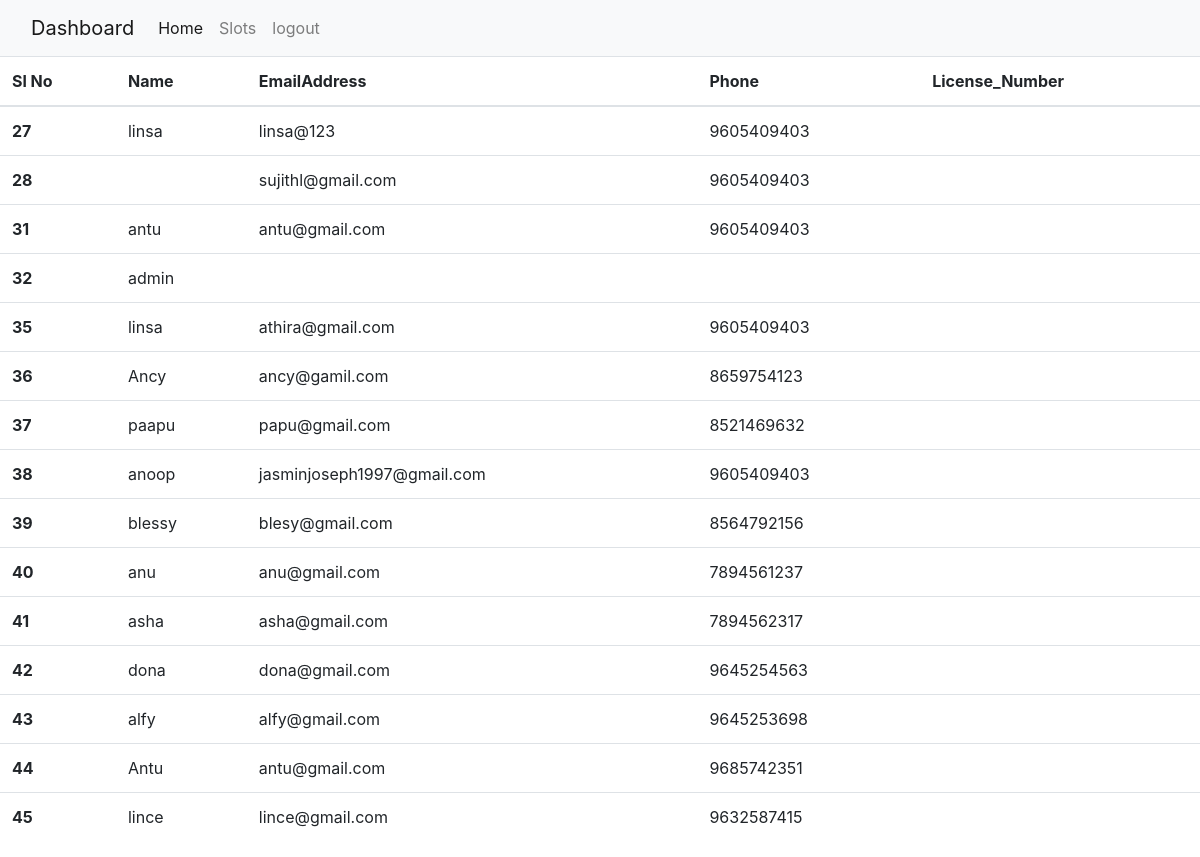
Screenshot of /userview.php with the database file from the repository.
### tables this page shows
CREATE TABLE `users` (
  `id` int(10) NOT NULL,
  `username` varchar(50) NOT NULL,
  `email` varchar(50) NOT NULL,
  `phone` varchar(10) NOT NULL,
  `u_password` varchar(50) NOT NULL,
  `create_datetime` datetime(6) NOT NULL
);

### userview.php (the view, shortened to what this page needs)
<?php
include 'db.php';
?>
<!doctype html>
<html lang="en">
<head>
  <link rel="stylesheet" href="https://maxcdn.bootstrapcdn.com/bootstrap/4.0.0/css/bootstrap.min.css">
</head>
<body>
  <nav class="navbar navbar-expand-lg navbar-light bg-light">
    <div class="container-fluid">
      <a class="navbar-brand" href="userview.php">Dashboard</a>
      <div class="collapse navbar-collapse" id="navbarNav">
        <ul class="navbar-nav">
          <li class="nav-item">
            <a class="nav-link active" aria-current="page" href="userview.php">Home</a>
          </li>
          <li class="nav-item">
            <a class="nav-link" href="manageslots.php">Slots</a>
          </li>
          <li class="nav-item">
            <a class="nav-link" href="logout.php">logout</a>
          </li>
        </ul>
      </div>
    </div>
  </nav>
  <table class="table" align="center">
    <thead>
      <tr>
        <th scope="col">Sl No</th>
        <th scope="col">Name</th>
        <th scope="col">EmailAddress</th>
        <th scope="col">Phone</th>
        <th scope="col">License_Number</th>
      </tr>
    </thead>
    <tbody>
      <?php
      $sql = "SELECT * from `users`";
      $result = mysqli_query($con, $sql);
      if ($result) {
        while ($row = mysqli_fetch_assoc($result)) {
          $id = $row['id'];
          $username = $row['username'];
          $email = $row['email'];
          $phone = $row['phone'];;
          $license = $row['license'];
          echo ' <tr>
	<th scope="row">' . $id . '</th>
	<td>' . $username . '</td>
	<td>' . $email . '</td>
	<td>' . $phone . '</td>
  <td>' . $license . '</td>
</tr>';
        }
      }
      ?>
</body>
</html>

### rows the page displays
users: id "27", username "linsa", email "linsa@123", phone "9605409403"
users: id "28", email "sujithl@gmail.com", phone "9605409403"
users: id "31", username "antu", email "antu@gmail.com", phone "9605409403"
users: id "32", username "admin"
users: id "35", username "linsa", email "athira@gmail.com", phone "9605409403"
users: id "36", username "Ancy", email "ancy@gamil.com", phone "8659754123"
users: id "37", username "paapu", email "papu@gmail.com", phone "8521469632"
users: id "38", username "anoop", email "jasminjoseph1997@gmail.com", phone "9605409403"
users: id "39", username "blessy", email "blesy@gmail.com", phone "8564792156"
users: id "40", username "anu", email "anu@gmail.com", phone "7894561237"
users: id "41", username "asha", email "asha@gmail.com", phone "7894562317"
users: id "42", username "dona", email "dona@gmail.com", phone "9645254563"
users: id "43", username "alfy", email "alfy@gmail.com", phone "9645253698"
users: id "44", username "Antu", email "antu@gmail.com", phone "9685742351"
users: id "45", username "lince", email "lince@gmail.com", phone "9632587415"
